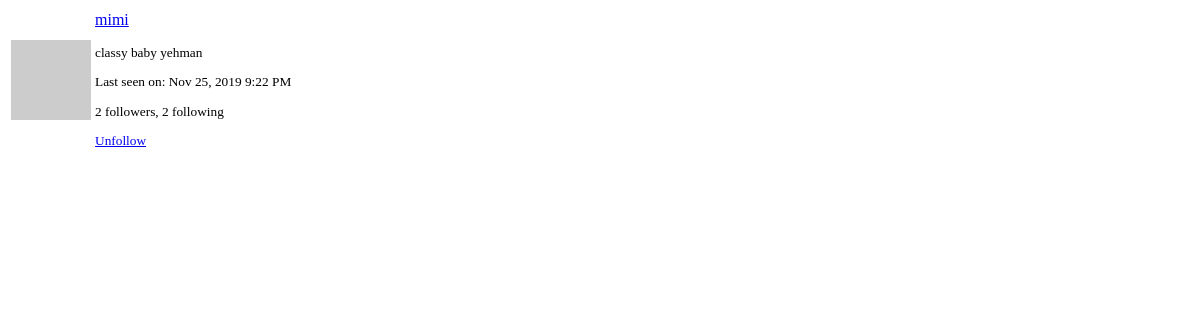
/user/mimi/popup (signed in), run on an earlier commit of the app's database.
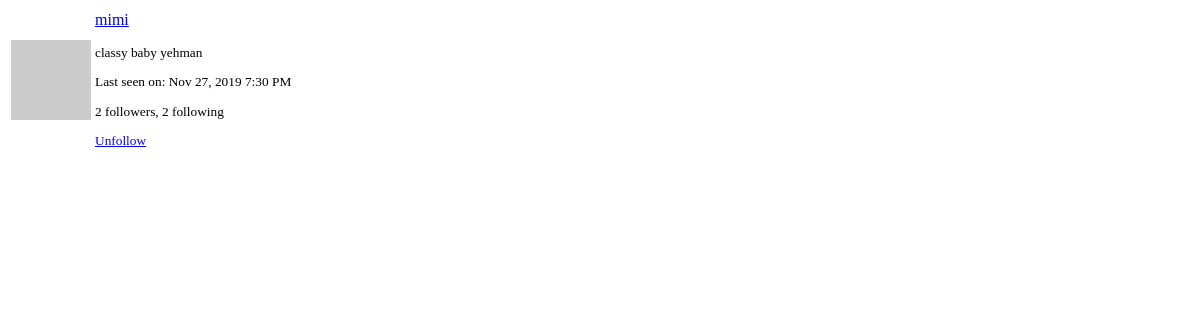
And on a later commit of the database.
### app/models.py (models this page shows, shortened)
class User(UserMixin, db.Model):
    __tablename__ = 'user'
    id = db.Column(db.Integer, primary_key=True)
    username = db.Column(db.String(64), index=True, unique=True)
    email = db.Column(db.String(64), index=True, unique=True)
    password_hash = db.Column(db.String(128))
    posts = db.relationship('Post', backref='author', lazy='dynamic')
    about_me = db.Column(db.String(140))
    last_seen = db.Column(db.DateTime, default=datetime.utcnow)
    followed = db.relationship(
        'User', secondary=followers,
        primaryjoin=(followers.c.follower_id == id),
        secondaryjoin=(followers.c.followed_id == id),
        backref=db.backref('followers', lazy='dynamic'), lazy='dynamic')
    messages_sent = db.relationship('Message', foreign_keys='Message.sender_id',
                                    backref='author', lazy='dynamic')
    messages_received = db.relationship('Message', foreign_keys='Message.recipient_id',
                                        backref='recipient', lazy='dynamic')
    last_message_read_time = db.Column(db.DateTime)
    def avatar(self, size):
        digest = md5(self.email.lower().encode('utf-8')).hexdigest()
        return 'https://www.gravatar.com/avatar/{}?d=identicon&s={}'.format(
            digest, size)
    def is_following(self, user):
        return self.followed.filter(followers.c.followed_id == user.id).count() > 0

### app/main/routes.py (the view)
@bp.route('/user/<username>/popup')
@login_required
def user_popup(username):
    user = User.query.filter_by(username=username).first_or_404()
    return render_template('user_popup.html', user=user)

### app/main/routes.py (called while the page is built)
@bp.before_request
def before_request():
    if current_user.is_authenticated:
        current_user.last_seen = datetime.utcnow()
        db.session.commit()
        g.search_form = SearchForm()

### app/models.py (called while the page is built)
@login.user_loader
def loaded_user(id):
    return User.query.get(int(id))

### app/templates/user_popup.html
<table class="table">
    <tr>
        <td width="64" style="border: 0px;"><img src="{{ user.avatar(64) }}"></td>
        <td style="border: 0px;">
            <p>
                <a href="{{ url_for('main.user', username=user.username) }}">
                    {{ user.username }}
                </a>
            </p>
            <small>
                {% if user.about_me %}<p>{{ user.about_me }}</p>{% endif %}
                {% if user.last_seen %}
                <p>{{ 'Last seen on' }}:
                   {{ moment(user.last_seen).format('lll') }}</p>
                {% endif %}
                <p>{{ user.followers.count() }} followers,
                    {{ user.followed.count() }} following</p>
                {% if user != current_user %}
                    {% if not current_user.is_following(user) %}
                    <a href="{{ url_for('main.follow', username=user.username) }}">
                        {{ 'Follow' }}
                    </a>
                    {% else %}
                    <a href="{{ url_for('main.unfollow', username=user.username) }}">
                        {{ 'Unfollow' }}
                    </a>
                    {% endif %}
                {% endif %}
            </small>
        </td>
    </tr>
</table>

What changed in the data, as far as the page shows it:
changed User "mimi": last_seen "Nov 25, 2019 9:22 PM" → "Nov 27, 2019 7:30 PM"
